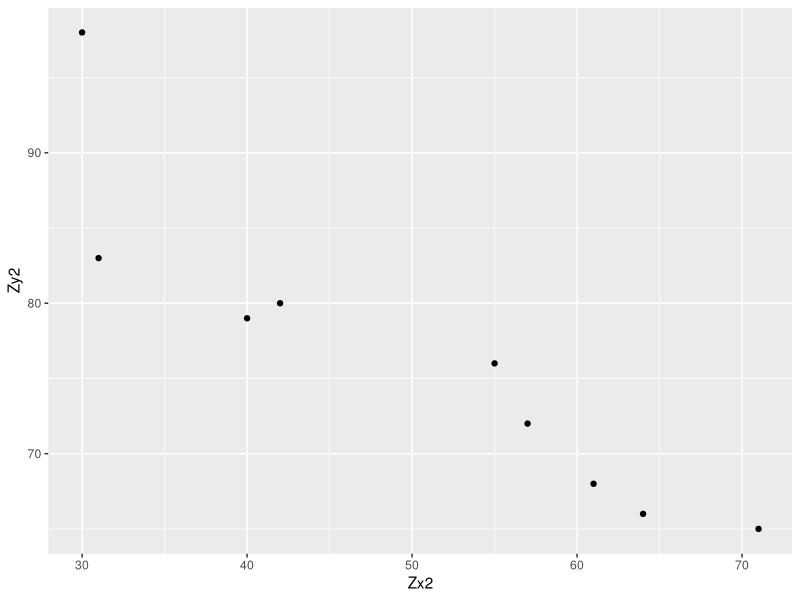

R code for this plot:
library(ggplot2)

# 2
Zx2 = c(64, 40, 30, 71, 55, 31, 61, 42, 57)
Zy2 = c(66, 79, 98, 65, 76, 83, 68, 80, 72)
groupA = matrix(c(Zx2, Zy2),nrow=9,ncol=2)
homework2.data = data.frame(Zx2, Zy2)
cor(Zx2,Zy2)
scatter = ggplot(homework2.data, aes(x = Zx2, y = Zy2))+geom_point()
scatter

# 4
Zx4 = c(5, 3, 4, 10, 15)
Zy4 = c(25, 20, 21, 35, 38)
cor(Zx4,Zy4)

# 5
Zx5 = c(17, 13, 12, 15, 16, 14, 16, 16, 18, 19)
Zy5 = c(94, 73, 59, 80, 93, 85, 66, 79, 77, 91)
cor(Zx5,Zy5)
lm(Zy5~Zx5)
